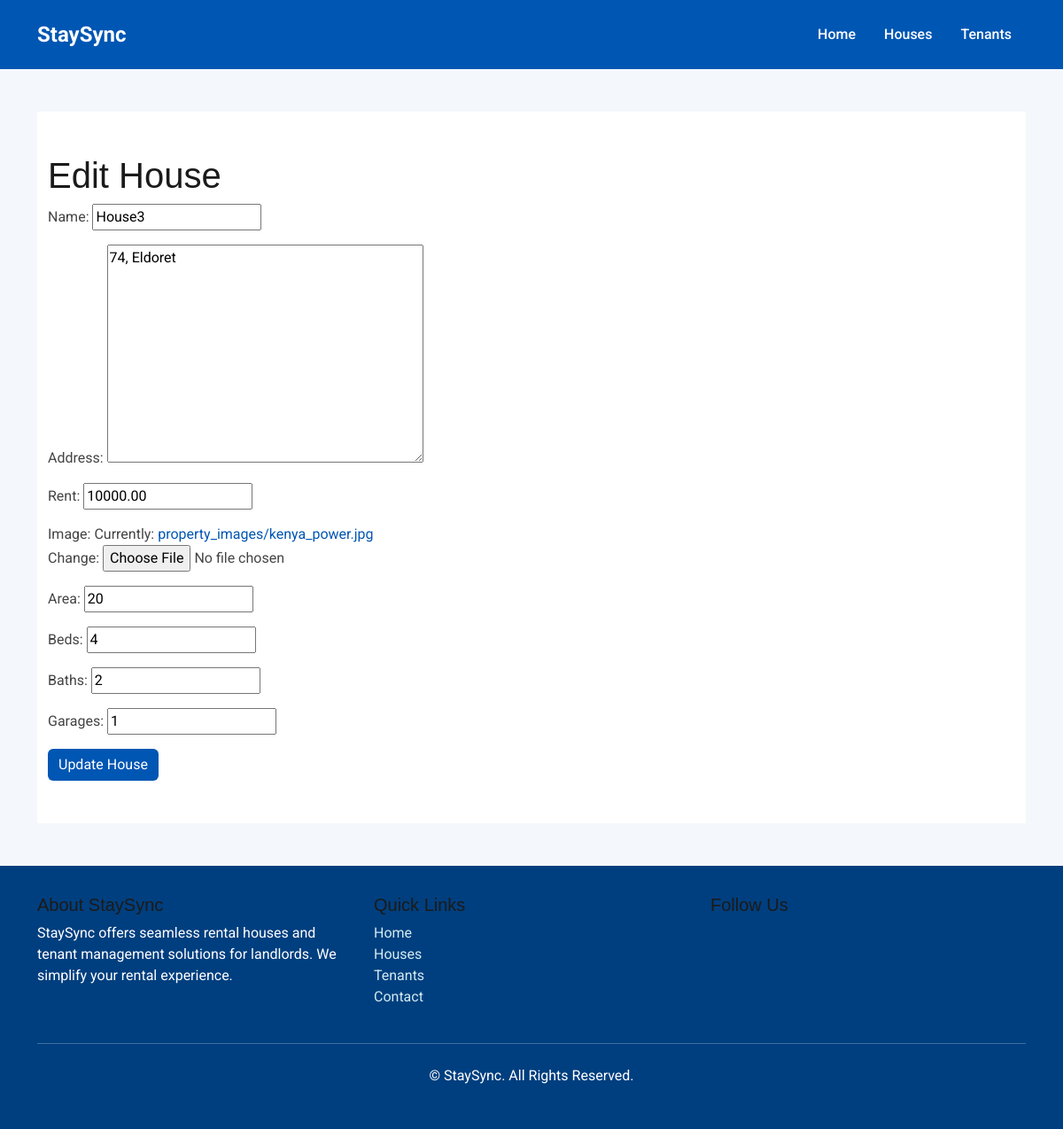
/property/5/edit/, run on the app's committed database.
### rental_system/models.py (models this page shows, shortened)
class Property(models.Model):
    name = models.CharField(max_length=220)
    address = models.TextField()
    rent = models.DecimalField(max_digits=10, decimal_places=2)
    is_vacant = models.BooleanField(default=False)
    image = models.ImageField(upload_to='property_images/')
    area = models.CharField(max_length=100)
    beds = models.IntegerField(default=0)
    baths = models.IntegerField(default=0)
    garages = models.IntegerField(default=0)

### rental_system/views.py (the view)
# urls.py: path('property/<int:property_id>/edit/', edit_property, name='edit-property'),
def edit_property(request, property_id):
    property = get_object_or_404(Property, id=property_id)
    if request.method == 'POST':
        form = PropertyForm(request.POST, request.FILES, instance=property)
        if form.is_valid():
            form.save()
            messages.success(request, "Property updated successfully!")
            return redirect('properties')
    else:
        form = PropertyForm(instance=property)
    return render(request, 'edit_property.html', {'form': form})

### rental_system/forms.py
class PropertyForm(forms.ModelForm):
    class Meta:
        model = Property
        fields = ['name', 'address', 'rent','image', 'area', 'beds', 'baths', 'garages']

### templates/edit_property.html (shortened to what this page needs)
{% extends "base.html" %}
{% block content %}
<section class="container py-5">
  <h1>Edit House</h1>
  <form method="POST">
    {{ form.as_p }}
    <button type="submit" class="btn btn-primary">Update House</button>
  </form>
</section>
{% endblock %}

### static/assets/css/main.css (style rules this page uses)
.btn-primary { background-color: #0056b3; border: none; }
body { font-family: "Segoe UI", system-ui, sans-serif; color: #d58e6f; }
:root { --default-font: "Roboto", system-ui, -apple-system, "Segoe UI", Roboto, "Helvetica Neue", Arial, "Noto Sans", "Liberation Sans", sans-serif, "Apple Color Emoji", "Segoe UI Emoji", "Segoe UI Symbol", "Noto Color Emoji"; --heading-font: "Raleway", sans-serif; --nav-font: "Poppins", sans-serif; }
:root { --background-color: #ffffff; --default-color: #444444; --heading-color: #1b1b1b; --accent-color: #2eca6a; --surface-color: #ffffff; --contrast-color: #ffffff; }
:root { --nav-color: #444444; --nav-hover-color: #000000; --nav-mobile-background-color: #ffffff; --nav-dropdown-background-color: #ffffff; --nav-dropdown-color: #444444; --nav-dropdown-hover-color: #2eca6a; }
:root { scroll-behavior: smooth; }
body { color: var(--default-color); background-color: var(--background-color); font-family: var(--default-font), fantasy; }
a { color: var(--accent-color); text-decoration: none; transition: 0.3s; }
h1, h2, h3, h4, h5, h6 { color: var(--heading-color); font-family: var(--heading-font), monospace; }
section, .section { color: var(--default-color); background-color: var(--background-color); padding: 60px 0; scroll-margin-top: 90px; overflow: clip; }

### templates/base.html (style rules this page uses)
body { font-family: 'Roboto', sans-serif; background-color: #f4f8fc; color: #333; }
a { text-decoration: none; color: #0056b3; }

### data on the page
Property: name "House3", address "74, Eldoret", rent "10000.00", area "20", beds "4", baths "2", garages "1"
